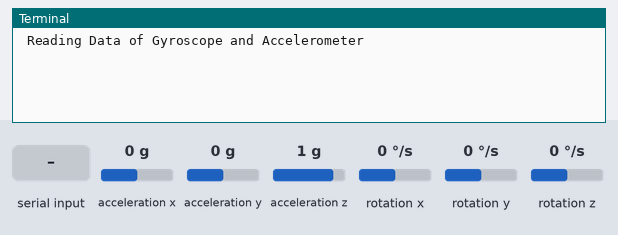
Recording of a program running on a simulated Raspberry Pi (BCM pin numbers). Parts: the last lines printed to the terminal. Inputs (shaded band) come from the test bench; at power-on: acceleration x 0 g, acceleration y 0 g, acceleration z 1 g, rotation x 0 °/s, rotation y 0 °/s, rotation z 0 °/s.

Above: at 1.2 s.
1.3 s: "0" typed at the terminal, then Enter
At 1.7 s:
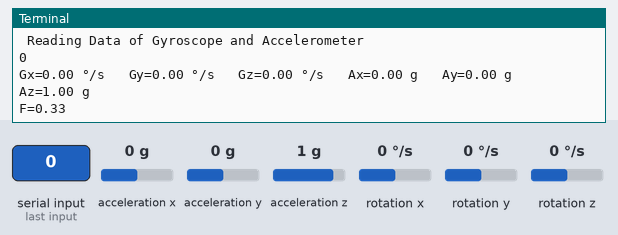
2.8 s: acceleration x set to -1.4 g
At 3.2 s:
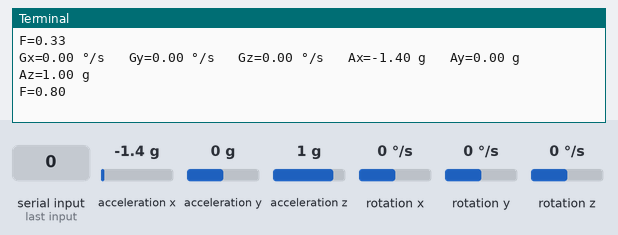
4.3 s: acceleration y set to -1.4 g
At 4.8 s:
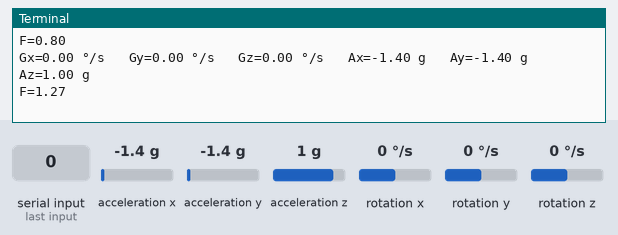
5.8 s: acceleration z set to -1.4 g
At 7.0 s:
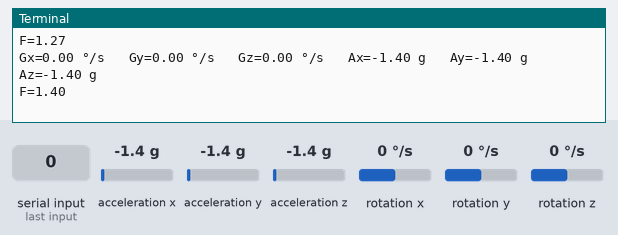
7.3 s: "5" typed at the terminal, then Enter
At 8.4 s:
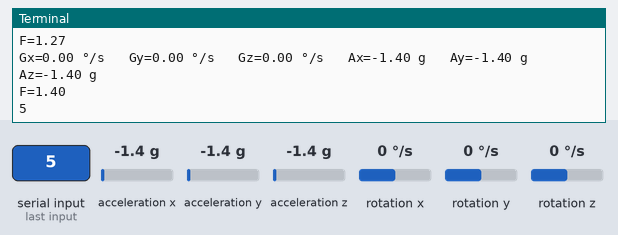
Timing chart, 0 to 9.8 s (numbered marks = the images above; inputs shaded):
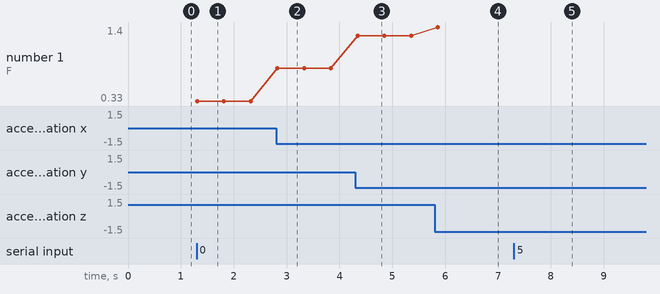

The program:

gyro_threshold.py
```python
import smbus			#import SMBus module of I2C
from time import sleep          #import

#some MPU6050 Registers and their Address
PWR_MGMT_1   = 0x6B
SMPLRT_DIV   = 0x19
CONFIG       = 0x1A
GYRO_CONFIG  = 0x1B
INT_ENABLE   = 0x38
ACCEL_XOUT_H = 0x3B
ACCEL_YOUT_H = 0x3D
ACCEL_ZOUT_H = 0x3F
GYRO_XOUT_H  = 0x43
GYRO_YOUT_H  = 0x45
GYRO_ZOUT_H  = 0x47


def MPU_Init():
	#write to sample rate register
	bus.write_byte_data(Device_Address, SMPLRT_DIV, 7)

	#Write to power management register
	bus.write_byte_data(Device_Address, PWR_MGMT_1, 1)

	#Write to Configuration register
	bus.write_byte_data(Device_Address, CONFIG, 0)

	#Write to Gyro configuration register
	bus.write_byte_data(Device_Address, GYRO_CONFIG, 24)

	#Write to interrupt enable register
	bus.write_byte_data(Device_Address, INT_ENABLE, 1)

def read_raw_data(addr):
	#Accelero and Gyro value are 16-bit
        high = bus.read_byte_data(Device_Address, addr)
        low = bus.read_byte_data(Device_Address, addr+1)

        #concatenate higher and lower value
        value = ((high << 8) | low)

        #to get signed value from mpu6050
        if(value > 32768):
                value = value - 65536
        return value


bus = smbus.SMBus(1) 	# or bus = smbus.SMBus(0) for older version boards
Device_Address = 0x68   # MPU6050 device address

MPU_Init()

print (" Reading Data of Gyroscope and Accelerometer")

while True:
	in_data = int(input())
	if in_data == 0:
		arr=[]
		sum=0
		for i in range(10):
			acc_x = read_raw_data(ACCEL_XOUT_H)
			acc_y = read_raw_data(ACCEL_YOUT_H)
			acc_z = read_raw_data(ACCEL_ZOUT_H)
			gyro_x = read_raw_data(GYRO_XOUT_H)
			gyro_y = read_raw_data(GYRO_YOUT_H)
			gyro_z = read_raw_data(GYRO_ZOUT_H)
			Ax = acc_x/16384.0
			Ay = acc_y/16384.0
			Az = acc_z/16384.0
			Gx = gyro_x/131.0
			Gy = gyro_y/131.0
			Gz = gyro_z/131.0

			F = (abs(Ax) + abs(Ay) + abs(Az))/3.00
			sum+=F
			arr.append(F)
			print ("Gx=%.2f" %Gx, u'\u00b0'+ "/s", "\tGy=%.2f" %Gy, u'\u00b0'+ "/s", "\tGz=%.2f" %Gz, u'\u00b0'+ "/s", "\tAx=%.2f g" %Ax, "\tAy=%.2f g" %Ay, "\tAz=%.2f g" %Az)
			print ("F=%.2f" %F)
			sleep(0.5)

		"""
		avg=sum/10
		dev=0
		for i in arr:
			diff = i-avg
			dev += (diff ** 2)

		print(avg, dev/10)
		"""
'''
while True:

	#Read Accelerometer raw value
	acc_x = read_raw_data(ACCEL_XOUT_H)
	acc_y = read_raw_data(ACCEL_YOUT_H)
	acc_z = read_raw_data(ACCEL_ZOUT_H)

	#Read Gyroscope raw value
	gyro_x = read_raw_data(GYRO_XOUT_H)
	gyro_y = read_raw_data(GYRO_YOUT_H)
	gyro_z = read_raw_data(GYRO_ZOUT_H)

	#Full scale range +/- 250 degree/C as per sensitivity scale factor
	Ax = acc_x/16384.0
	Ay = acc_y/16384.0
	Az = acc_z/16384.0

	Gx = gyro_x/131.0
	Gy = gyro_y/131.0
	Gz = gyro_z/131.0


	print ("Gx=%.2f" %Gx, u'\u00b0'+ "/s", "\tGy=%.2f" %Gy, u'\u00b0'+ "/s", "\tGz=%.2f" %Gz, u'\u00b0'+ "/s", "\tAx=%.2f g" %Ax, "\tAy=%.2f g" %Ay, "\tAz=%.2f g" %Az)
	sleep(1)
'''
```

Measured:
- after the input at 1.3 s, the terminal: prints a new line at once (image 1)
- after the input at 2.8 s, the terminal: prints a new line at once (image 2)
- after the input at 4.3 s, the terminal: prints a new line at once (image 3)
- after the input at 5.8 s, the terminal: prints a new line after 0.06 s (image 4)
- after the input at 7.3 s, the terminal: prints a new line at once (image 5)
- plotted number 1: 0.33 → 0.8 after the input at 2.8 s, 0.8 → 1.27 after the input at 4.3 s, 1.27 → 1.4 after the input at 5.8 s
